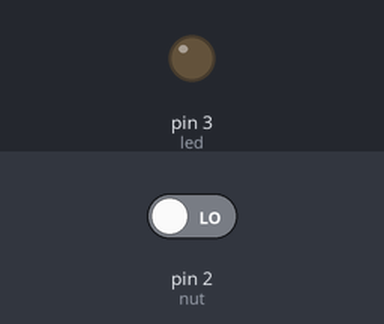
Simulated run of this sketch. Board: Arduino Uno, built with avr-gcc and run on an emulated ATmega328P. Shown: output pins drawn as LEDs (lit = HIGH). Dashed ring = blinking. The test bench sets the inputs (shaded band); at power-on: pin 2 (nut) LOW. What the sketch prints to the serial monitor is not drawn.

Above: at 1.2 s.
1.3 s: pin 2 (nut) driven HIGH
At 1.7 s:
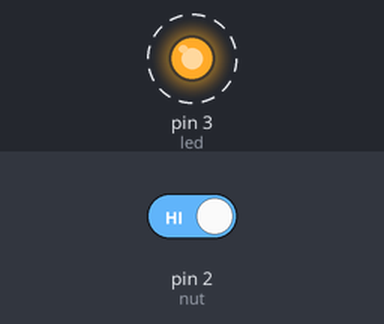
4.3 s: pin 2 (nut) driven LOW
At 5.4 s:
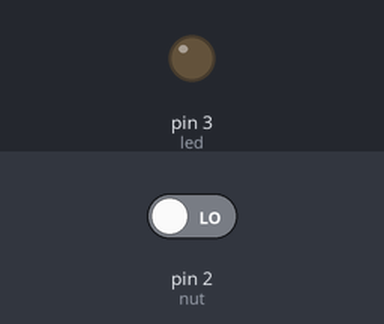
Timing chart, 0 to 7.3 s (numbered marks = the images above; inputs shaded):
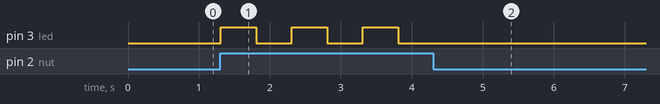

Measured:
- after the input at 1.3 s, pin 3 (led): alternates HIGH for 0.50 s and LOW for 0.50 s, starting at once
- after the input at 4.3 s, pin 3 (led): stops changing and stays LOW

The sketch:

Dao_trang_thai_led.ino
```cpp
// C++ code
//
int led=3;
int nut =2;
int trangthailed=0;
void setup()
{
  pinMode(led, OUTPUT);
  pinMode(nut, INPUT);
  Serial.begin(9600);
  digitalWrite(led,LOW); // ban đầu thì led tắt
}

void loop()
{
 int trangthainut=digitalRead(nut);


 int ledsang=digitalRead(led);
  Serial.println(trangthainut); // kiểm tra nút bấm


  if(trangthainut==1 && ledsang==trangthailed)// khi bấm nút thì đảo trạng thái
  {
  digitalWrite(led, !trangthailed);
     delay(500);
    trangthailed= !trangthailed;

  }

}
```
